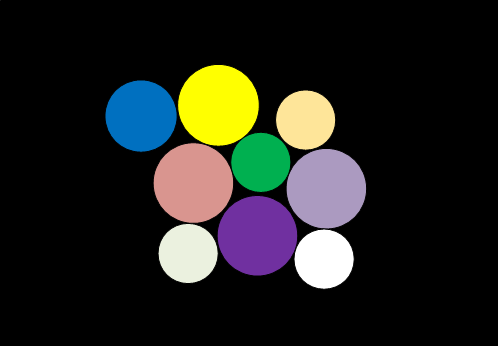
#> input picture 7. 目标检测/circles.png, 498 x 346 px
$ python '8. 轮廓长度.py'
#> lines starting #> are read from the running program, lines starting #| are printed output that depends on the picture; after the words box and inside, x2 and y2 are one past the last pixel; in counts of white or black regions, pixels touching at a corner belong together; long printed decimals are rounded
import cv2
import sys
import numpy as np


if __name__ == '__main__':
    # 用4个点表示三角形轮廓
    A = (0, 0)
    B = (10, 0)
    C = (10, 10)
    D = (5, 5)
    triangle = np.array((A, B, C, D))
    triangle_perimeter1 = cv2.arcLength(triangle, closed=False)
    triangle_perimeter2 = cv2.arcLength(triangle, closed=True)
    print('三角形周长不闭合为：{}'.format(triangle_perimeter1))
    print('三角形周长闭合为：{}'.format(triangle_perimeter2))
    image = cv2.imread('circles.png')
#> image is the input picture: shape (346, 498, 3); mean B, G, R 30.1, 34.7, 33.9
    gray = cv2.cvtColor(image, cv2.COLOR_BGR2GRAY)
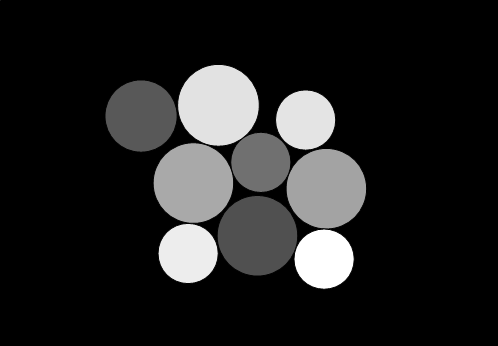
#> gray: shape (346, 498); min 0, max 255, mean 33.9
    # 高斯滤波
    gray = cv2.GaussianBlur(gray, (9, 9), sigmaX=2, sigmaY=2)
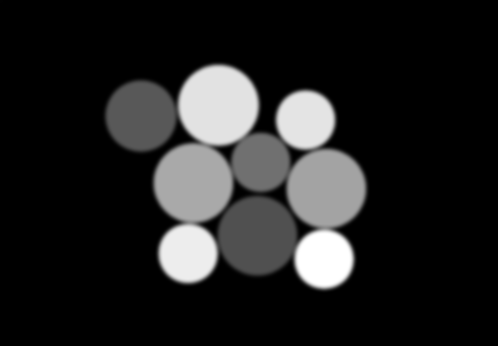
#> gray: shape (346, 498); min 0, max 255, mean 33.9
    # 二值化
    binary = cv2.threshold(gray, 75, 180, cv2.THRESH_BINARY)
    # 轮廓检测
    contours, hierarchy = cv2.findContours(binary[1], mode=cv2.RETR_TREE, method=cv2.CHAIN_APPROX_SIMPLE)
#> contours = 4 contours; box (x1, y1, x2, y2) and area: (153, 64, 366, 290) 31012, (108, 83, 175, 150) 3423, (283, 143, 311, 170) 292, (213, 142, 239, 167) 277
    # 输出各个轮廓面积
    for i in range(len(contours)):
        img_perimeter = cv2.arcLength(contours[i], closed=True)
        print('第{}个轮廓面积：{}'.format(i, img_perimeter))
#> this loop made 4 passes
#> img_perimeter on passes 1 to 4: 219.5, 1470.4, 86.67, 80.43
#| 第0个轮廓面积：219.480
#| 第1个轮廓面积：1470.362
#| 第2个轮廓面积：86.669
#| 第3个轮廓面积：80.426
